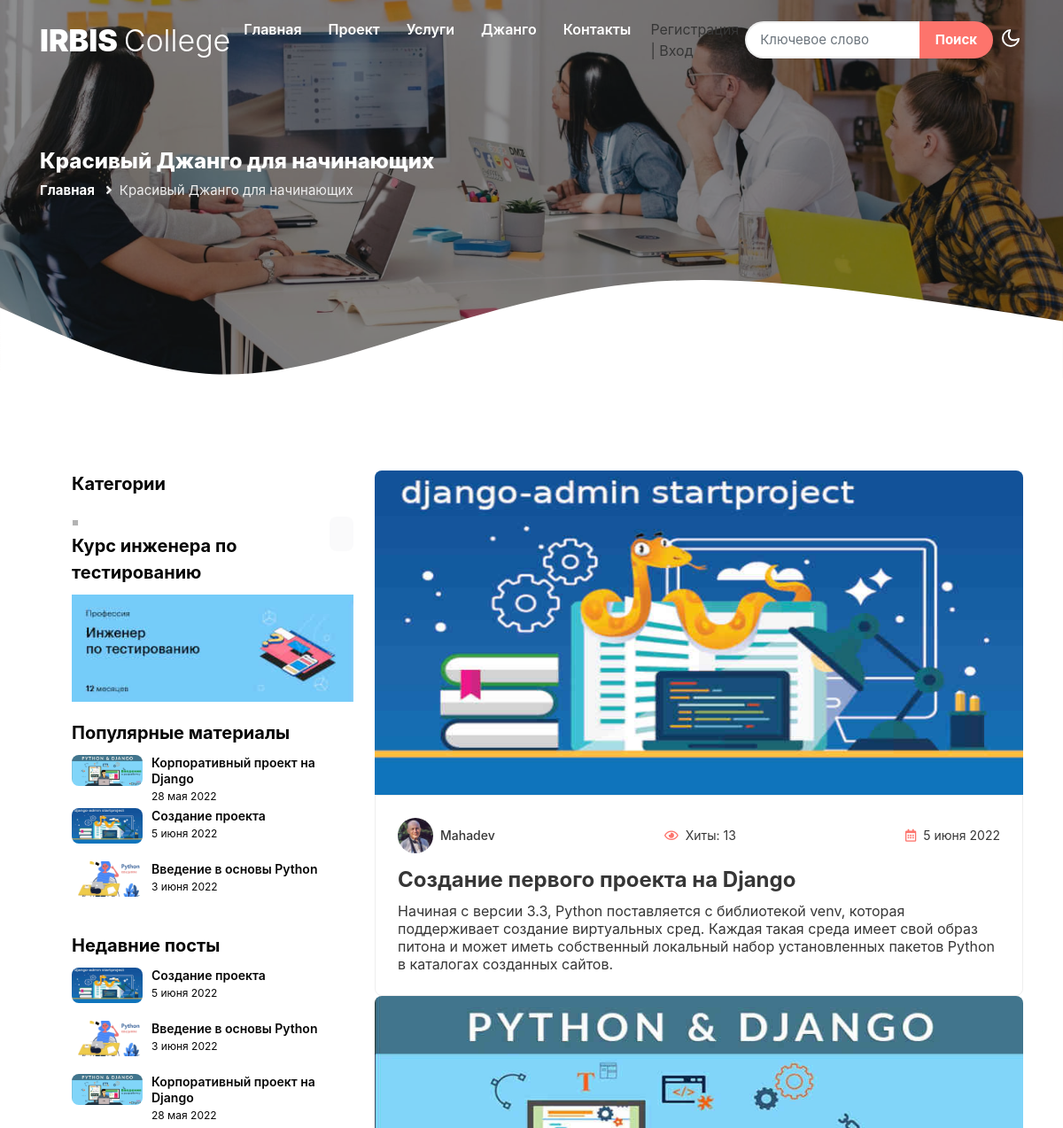
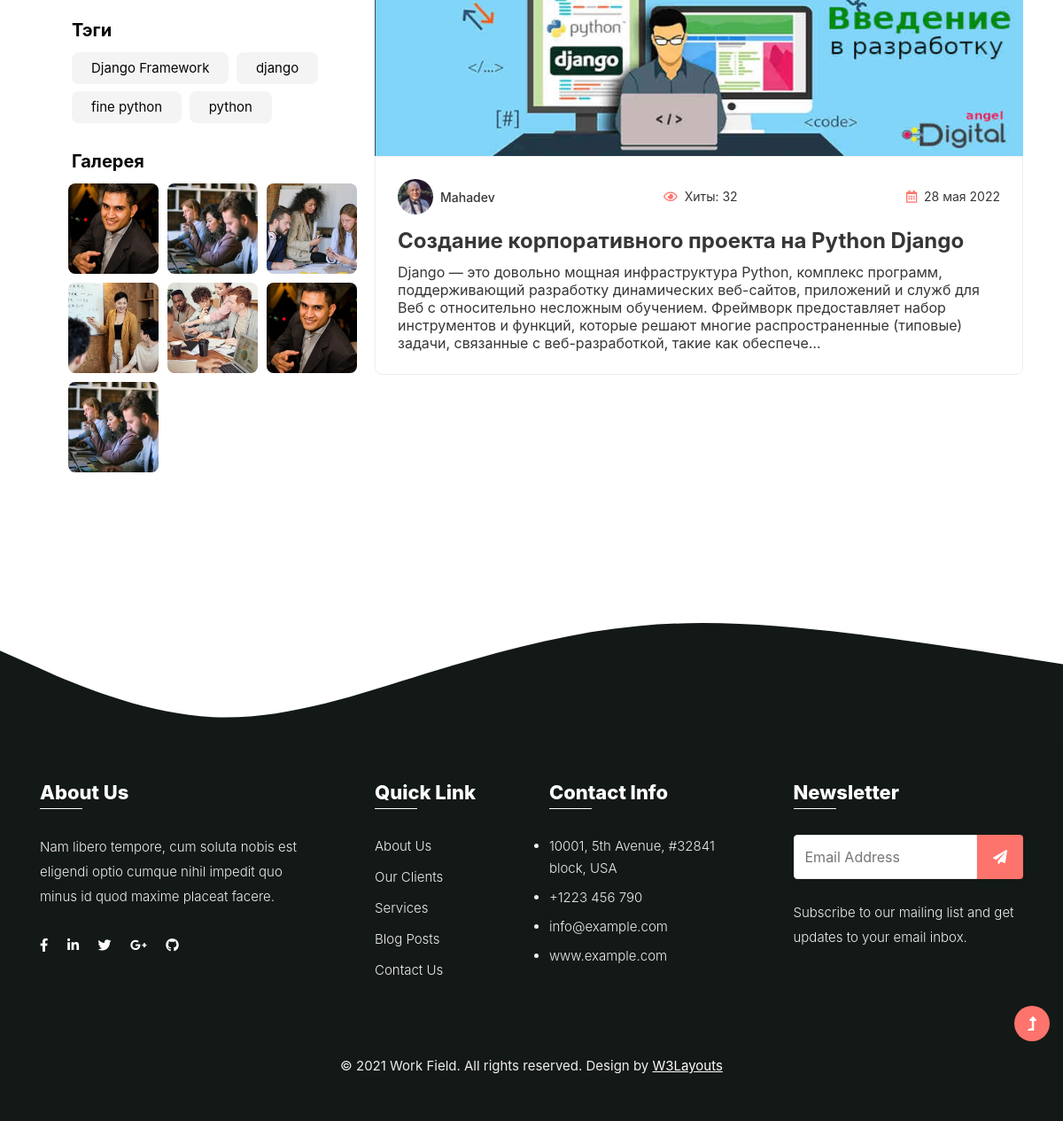
Page /blog/category/byutifull-django-for-beginner/ on the committed database (2 pictures, top to bottom).
### blog/models.py (models this page shows, shortened)
class Category(MPTTModel):
    title = models.CharField(max_length=255, db_index=True, verbose_name='Название')
    title_menu = models.CharField(max_length=255, verbose_name='Название в меню')
    slug = models.SlugField(max_length=255, verbose_name='Псевдоним', unique=True)
    description = models.TextField(blank=True, verbose_name='Описание')
    content = models.TextField(blank=True, verbose_name='Контент')
    parent = TreeForeignKey('self', models.SET_NULL, null=True, blank=True, related_name='children', verbose_name='Родитель', ) # поле необязательно - null=True, может быть пустое - blank=True
    photo = models.ImageField(upload_to='photos/%Y/%m/%d/', blank=True, verbose_name='Изображение!!')
    visible = models.BooleanField(default=True, verbose_name='Видимость')
    def __str__(self):
        return self.title
    class MPTTMeta:
        verbose_name = 'Категория(ю)'
        verbose_name_plural = 'Категории'
        order_insertion_by = ['title']

class Post(models.Model):
    title = models.CharField(max_length=255, verbose_name='Заголовок')
    title_seo = models.CharField(blank=True, max_length=255, verbose_name='Заголовок для меню')
    slug = models.SlugField(max_length=255, verbose_name='Псевдоним', unique=True)
    author = models.ForeignKey(Author, on_delete=models.CASCADE, related_name='posts_user', blank=True, verbose_name='Автор статьи')
    category = models.ForeignKey(Category, related_name="posts_category", on_delete=models.SET_NULL, null=True, verbose_name='Категория')
    description = models.CharField(max_length=255, blank=True, verbose_name='Описание')
    intro_text = models.TextField(blank=True, verbose_name='Аннотация')
    full_text = models.TextField(blank=True, verbose_name='Контент')
    photo = models.ImageField(upload_to='photos/%Y/%m/%d/', blank=True, verbose_name='Изображение')
    tags = models.ManyToManyField(Tag, blank=True, related_name='posts')
    likes = models.IntegerField(default=0, verbose_name='Лайки')
    created_at = models.DateTimeField(auto_now_add=True, verbose_name='Дата публикации')
    updated_at = models.DateTimeField(auto_now=True, verbose_name='Обновлено')
    views = models.IntegerField(default=0, verbose_name='Хиты')
    visible = models.BooleanField(default=True, verbose_name='Видимость')
    feature = models.BooleanField(default=False, verbose_name='Слайдер')
    def get_absolute_url(self):
        return reverse('post_single', kwargs={"slug": self.category.slug, "slug": self.slug})  # маршрут в urls.py/словарь
    class Meta:
        verbose_name = 'Статья(ю)'
        verbose_name_plural = 'Статьи'
        ordering = ['-created_at']

class Tag(models.Model):
    title = models.CharField(max_length=100)
    slug = models.SlugField(max_length=100, verbose_name='Псевдоним', unique=True)
    def get_absolute_url(self):
        return reverse('tag', kwargs={"slug": self.slug})  # маршрут/словарь
    class Meta:
        verbose_name = 'Тэг'
        verbose_name_plural = 'Тэги'
        ordering = ['title']

class Author(models.Model):
    name = models.CharField(max_length=150, verbose_name='Имя')
    surname = models.CharField(max_length=150, verbose_name='Фамилия')
    username = models.SlugField(max_length=255, verbose_name='Псевдоним', unique=True)
    avatara = models.ImageField(upload_to='avataras/%Y/%m/%d/', blank=True, verbose_name='Аватара')
    email_address = models.EmailField(max_length=100)
    class Meta:
        verbose_name = 'Автор'
        verbose_name_plural = 'Авторы'
        ordering = ['username']

### blog/views.py (the view)
# urls.py: path('category/<str:slug>/', PostByCategory.as_view(), name='category'),  # список статей выбранной категории
class PostByCategory(ListView):  # выводит список статей выбранной категории
    template_name = 'blog/post_list_category.html'
    context_object_name = 'posts_list'
    paginate_by = 5
    allow_empty = True  # ошибка 404 при несуществующей категории
    def get_queryset(self):
        return Post.objects.filter(category__slug=self.kwargs['slug'], visible=True).select_related(
            'author')  # обращается к полю 'slug' связанной модели category, который получается в маршруте
    def get_context_data(self, *, object_list=None, **kwargs):
        context = super().get_context_data(**kwargs)
        context['title'] = Category.objects.get(slug=self.kwargs['slug'])
        return context

### blog/templatetags/menu_sidebar.py (called while the page is built)
@register.inclusion_tag('blog/menu_tpl.html')  #декоратор для регистрации шаблона для подключения (я его указал в папке templates
def show_menu():
    categories = Category.objects.all()
    return {"categories": categories}

### blog/templatetags/module_tags.py (called while the page is built)
@register.inclusion_tag('blog/popular_posts_tpl.html')
def get_popular(cnt=3):       # значение cnt (количество постов по умолчанию) может быть переопределно в шаблоне {% get_popular_posts 3 %}
    posts = Post.objects.filter(visible=True).order_by('-views')[:cnt]
    return {"popular_posts": posts}

@register.inclusion_tag('blog/last_posts_tpl.html')
def get_last(cnt=3):       # значение cnt (количество постов по умолчанию) может быть переопределно в шаблоне {% get_popular_posts 3 %}
    posts = Post.objects.filter(visible=True).order_by('-created_at')[:cnt]
    return {"last_posts": posts}

@register.inclusion_tag('blog/tags_tpl.html')
def get_tags(cnt=10):
    tags = Tag.objects.all()[:cnt]
    return {"tags": tags}

### blog/templates/blog/post_list_category.html (shortened to what this page needs)
{% extends 'base.html' %}
{% load static %}
{% block css %}<link rel="stylesheet" href="{% static 'css/style-liberty.css' %}">{% endblock %}
{% block content %}
        <section class="inner-banner py-5">
            <div class="w3l-breadcrumb py-lg-5">
                <div class="container pt-4 pb-sm-4">
                    <h4 class="inner-text-title font-weight-bold pt-sm-5 pt-4">{{ title }}</h4>
                    <ul class="breadcrumbs-custom-path">
                        <li><a href="/index.html">Главная</a></li>
                        <li class="active"><i class="fas fa-angle-right mx-2"></i>{{ title }}</li>
                    </ul>
                </div>
            </div>
            <div class="shape">
            </div>
        </section>
        <section class="w3l-blogpost-content pt-5">
            <div class="container py-md-5 py-4">
                <div class="row">
{% include 'inc/sidebar.html' %}
                    <div class="col-lg-8">
                {% if posts_list %}
                      {% for item in posts_list %}
                        <div class="card">
                            <div class="card-header p-0 position-relative">
                              {% if item.photo %}
                                    <a href="{{ item.get_absolute_url }}">
                                        <img class="card-img-bottom d-block radius-image-full" src="{{ item.photo.url }}" alt="{{ item.title }}">
                                    </a>
                                {% else %}
                                    <a href="{{ item.get_absolute_url }}"><img src="{% static 'images/blog4.jpg' %}" alt="{{ post.title }}" class="img-fuild mr-3" style="width: 840px; float: left;"></a>
                                {% endif %}
                            </div>
                            <div class="card-body blog-details">
                                <div class="d-flex align-items-center justify-content-between ">
                                    <a class="d-flex align-items-center" href="web/blog.html#blog" title="23k followers">
                                        <img class="img-fluid" src="{{ item.author.avatara.url }}" alt="admin" style="max-width:40px">
                                        <span class="small ms-2">{{ item.author.name }}</span></a>
                                    <p class="date-text"><i class="far fa-eye me-1"></i> Хиты: {{ item.views }}</p>
                                    <p class="date-text"><i class="far fa-calendar-alt me-1"></i> {{ item.created_at|date:"j E Y" }}</p>
                                </div>
                                <a href="{{ item.get_absolute_url }}" class="blog-desc">
                                    {{ item.title }}
                                </a>
                                <p>{{ item.intro_text|safe|truncatechars_html:350 }}</p>
                            </div>
                        </div>
                       {% endfor %}
                      {% else %}
                      <h2>В категории пока нет материалов</h2>
                 {% endif %}
                  </div>
                </div>
            </div>
        </section>
{% endblock %}

### blog/templates/blog/popular_posts_tpl.html
{% load static %}
    {% for post in popular_posts %}
        <article class="post">
             <figure class="post-thumb">
                 <a href="{{ post.get_absolute_url }}" class="d-block zoom">
                     <img src="{{ post.photo.url }}" alt="{{ post.title_seo }}" class="img-fluid radius-image news-image">
                 </a>
             </figure>
             <div class="text"><a href="{{ post.get_absolute_url }}" class="blog-desc1">{{ post.title_seo }}</a></div>
              <div class="post-info">{{ post.created_at|date:"j E Y" }}</div>
        </article>
       {% endfor %}

### blog/templates/blog/last_posts_tpl.html
{% load static %}
    {% for post in last_posts %}
        <article class="post">
             <figure class="post-thumb">
                 <a href="{{ post.get_absolute_url }}" class="d-block zoom">
                     <img src="{{ post.photo.url }}" alt="{{ post.title_seo }}" class="img-fluid radius-image news-image">
                 </a>
             </figure>
             <div class="text"><a href="{{ post.get_absolute_url }}" class="blog-desc1">{{ post.title_seo }}</a></div>
              <div class="post-info">{{ post.created_at|date:"j E Y" }}</div>
        </article>
       {% endfor %}

### blog/templates/blog/tags_tpl.html
{% load static %}
    {% for tag in tags %}
        <a href="{{ tag.get_absolute_url }}">{{ tag.title }}</a>
    {% endfor %}

### rows in the picture
Category: title "Красивый Джанго для начинающих"
Post: photo (picture), title_seo "Корпоративный проект на Django", created_at "28 мая 2022", author.avatara (picture), author.name "Mahadev", views "32", title "Создание корпоративного проекта на Python Django", intro_text "Django — это довольно мощная инфраструктура Python, комплекс программ, поддерживающий разработку динамических веб-сайтов, приложений и служб для Веб с относительно несложным обучением. Фреймворк предоставляет набор инструментов и функций, которые решают многие распространенные (типовые) задачи, связанные с веб-разработкой, такие как обеспече…"
Post: photo (picture), title_seo "Создание проекта", created_at "5 июня 2022", author.avatara (picture), author.name "Mahadev", views "13", title "Создание первого проекта на Django", intro_text "Начиная с версии 3.3, Python поставляется с библиотекой venv, которая поддерживает создание виртуальных сред. Каждая такая среда имеет свой образ питона и может иметь собственный локальный набор установленных пакетов Python в каталогах созданных сайтов."
Post: photo (picture), title_seo "Введение в основы Python", created_at "3 июня 2022"
Tag: title "Django Framework"
Tag: title "django"
Tag: title "fine python"
Tag: title "python"
